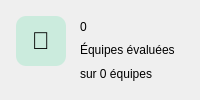
                 <widget class="QFrame" name="frameStatEquipes">
                  <property name="role" stdset="0">
                   <string>card</string>
                  </property>
                  <layout class="QHBoxLayout" name="layoutStatEquipes">
                   <property name="spacing">
                    <number>14</number>
                   </property>
                   <property name="leftMargin">
                    <number>16</number>
                   </property>
                   <property name="topMargin">
                    <number>16</number>
                   </property>
                   <property name="rightMargin">
                    <number>16</number>
                   </property>
                   <property name="bottomMargin">
                    <number>16</number>
                   </property>
                   <item alignment="Qt::AlignTop">
                    <widget class="QLabel" name="lblIconEquipes">
                     <property name="text">
                      <string>👥</string>
                     </property>
                     <property name="minimumSize">
                      <size>
                       <width>50</width>
                       <height>50</height>
                      </size>
                     </property>
                     <property name="maximumSize">
                      <size>
                       <width>50</width>
                       <height>50</height>
                      </size>
                     </property>
                     <property name="styleSheet">
                      <string>background: rgba(61,220,151,0.20); border-radius: 10px; font-size: 24px;</string>
                     </property>
                     <property name="alignment">
                      <set>Qt::AlignCenter</set>
                     </property>
                    </widget>
                   </item>
                   <item>
                    <layout class="QVBoxLayout" name="layoutTexteEquipes">
                     <property name="spacing">
                      <number>3</number>
                     </property>
                     <item>
                      <widget class="QLabel" name="lblValEquipes">
                       <property name="role" stdset="0">
                        <string>statValue</string>
                       </property>
                       <property name="text">
                        <string>0</string>
                       </property>
                      </widget>
                     </item>
                     <item>
                      <widget class="QLabel" name="lblLibEquipes">
                       <property name="role" stdset="0">
                        <string>statLabel</string>
                       </property>
                       <property name="text">
                        <string>Équipes évaluées</string>
                       </property>
                      </widget>
                     </item>
                     <item>
                      <widget class="QLabel" name="lblTrendEquipes">
                       <property name="role" stdset="0">
                        <string>statTrend</string>
                       </property>
                       <property name="text">
                        <string>sur 0 équipes</string>
                       </property>
                      </widget>
                     </item>
                    </layout>
                   </item>
                   <item>
                    <spacer name="spacerStatEquipes">
                     <property name="orientation">
                      <enum>Qt::Horizontal</enum>
                     </property>
                     <property name="sizeHint" stdset="0">
                      <size>
                       <width>0</width>
                       <height>10</height>
                      </size>
                     </property>
                    </spacer>
                   </item>
                  </layout>
                 </widget>
